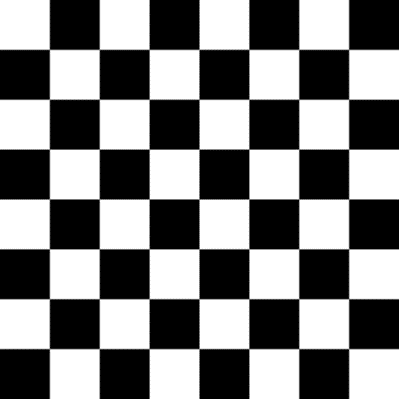
#> input picture chessboard.png, 399 x 399 px, found by its file name
$ python script.py
#> lines starting #> are read from the running program, lines starting #| are printed output that depends on the picture; after the words box and inside, x2 and y2 are one past the last pixel; in counts of white or black regions, pixels touching at a corner belong together
import cv2
import numpy as np

image=cv2.imread('/home/arjun/Desktop/Q1/chessboard.png')
#> image is the input picture: shape (399, 399, 3); min 0, max 255, mean 127.4
image=cv2.resize(image, (256,256), interpolation = cv2.INTER_AREA)
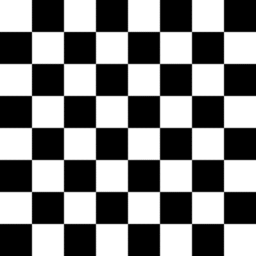
#> image: shape (256, 256, 3); min 0, max 255, mean 127.4

for num1 in range(4):
    for num2 in range(4):
        if num1 % 2:
            if num2 % 2:
                image[0+num1*64:64+num1*64, 0+num2*64:64+num2*64]=(255,255,255)
            else:
                image[0+num1*64:64+num1*64, 0+num2*64:64+num2*64]=(0,0,0)
        else:
            if num2 % 2:
                image[0+num1*64:64+num1*64, 0+num2*64:64+num2*64]=(0,0,0)
            else:
                image[0+num1*64:64+num1*64, 0+num2*64:64+num2*64]=(255,255,255)
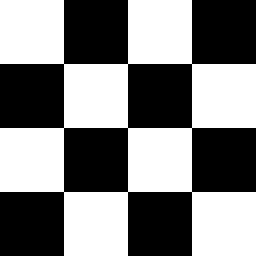
#> image: shape (256, 256, 3); 50% white; 1 white region, box (x1, y1, x2, y2) and area: (0, 0, 256, 256) 32768

cv2.imshow("output",image)
cv2.waitKey(0)
